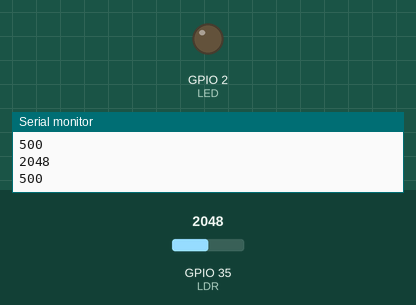
Recording of a program running on a simulated ESP32. On the bench: output pins drawn as LEDs (lit = HIGH), the last lines printed to the serial monitor. Inputs (shaded band) come from the test bench; at power-on: GPIO 35 (LDR) = 2048.

Above: at 1.2 s.
1.3 s: GPIO 35 (LDR) set to 424
2.8 s: GPIO 35 (LDR) set to 378
At 3.4 s:
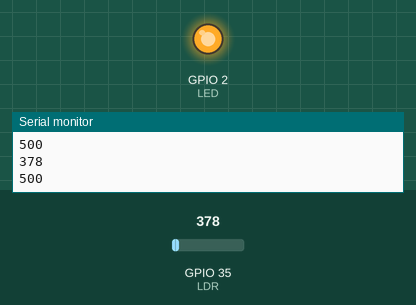
4.3 s: GPIO 35 (LDR) set to 569
5.8 s: GPIO 35 (LDR) set to 666
At 7.0 s:
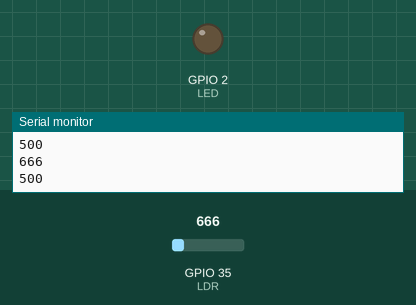
7.3 s: GPIO 35 (LDR) set to 360
At 8.1 s:
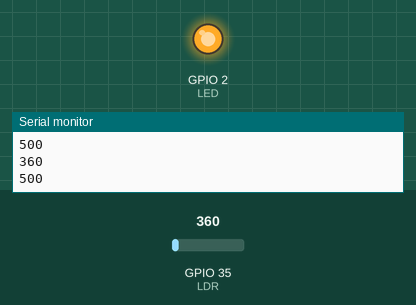
Timing chart, 0 to 9.8 s (numbered marks = the images above; inputs shaded):
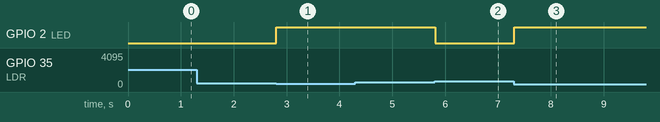

Measured:
- the behaviour switches between 400 and 399 on GPIO 35 (LDR) (found by bisection; images 0 and 1)
- the behaviour switches between 600 and 601 on GPIO 35 (LDR) (found by bisection; images 1 and 2)
- after the input at 2.8 s, GPIO 2 (LED): LOW → HIGH at once
- after the input at 5.8 s, GPIO 2 (LED): HIGH → LOW at once
- after the input at 7.3 s, GPIO 2 (LED): LOW → HIGH at once

The program:

main.cpp
```cpp
#include <Arduino.h>
#include <Esp.h>
#include <esp_log.h>
#define LDR 35
#define LED 2
int LDR_Value = 0;
int static_variable = 500;

void setup()
{
  Serial.begin(115200);
  pinMode(LDR, INPUT_PULLDOWN);
  pinMode(LED, OUTPUT);
}

void loop()
{
  LDR_Value = analogRead(LDR);
  ESP_LOGI("Main", "LDR_1: %d Static: %d", LDR_Value, static_variable);

  if (LDR_Value > 600)
  {
    digitalWrite(LED, LOW);
  }
  else if (LDR_Value < 400)
  {
    digitalWrite(LED, HIGH);
  }

  // Serial.print("LDR_1: ");
  Serial.println(LDR_Value);
  // Serial.print(",");
  // Serial.print("Static: ");
  Serial.println(static_variable);
  delay(20);
}
```
